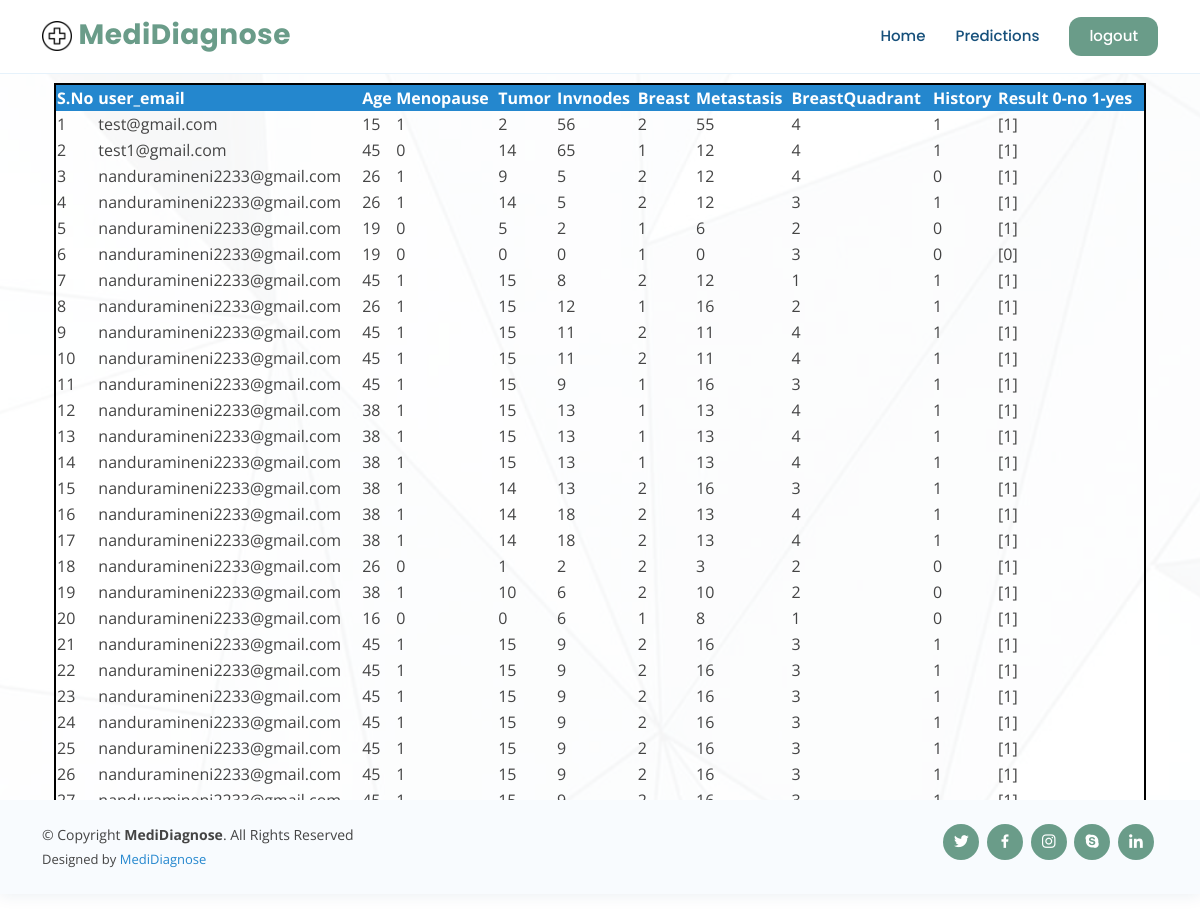
Page /adminsbdpResults/ on the committed database.
### Paruluserapp/models.py (models this page shows)
class bdpmodel(models.Model):
    age = models.CharField(max_length=100)
    menopause  = models.CharField(max_length=100)
    Tumor = models.CharField(max_length=100)
    InvNodes = models.CharField(max_length=100)
    Breast = models.CharField(max_length=100)
    Metastasis = models.CharField(max_length=100)
    BreastQuadrant = models.CharField(max_length=100)
    History = models.CharField(max_length=100)
    user_email = models.CharField(max_length=100)
    custom_predictions = models.CharField(max_length=100)

### Paruladminapp/views.py (the view)
# urls.py: path('adminsbdpResults/', paruladmins.adminsbdpResults, name="adminsbdpResults"),
def adminsbdpResults(request):
    data = bdpmodel.objects.all()
    return render(request, "admin/bdpresults.html", {'data': data})

### assets/templates/admin/bdpresults.html
{% extends 'admin/adminbase.html' %}
{% load static %}
{% block contents %}
<section id="contact" class="contact">
    <div class="container"  data-aos="fade-up">
        <div class="section-title">
            <h2>Breast disease Prediction</h2>
            </div>
            <div class="col-md-12">
             <table style="border-collapse: collapse; width: 100%; border: 2px solid #000;">
                    <thead>
                    <tr style="background-color: #2487ce; color: #fff;">
                        <th scope="col">S.No</th>
                        <th scope="col">user_email</th>
                        <th scope="col">Age</th>
                        <th scope="col">Menopause</th>
                        <th scope="col">Tumor</th>
                        <th scope="col">Invnodes</th>
                        <th scope="col">Breast</th>
                        <th scope="col">Metastasis</th>
                        <th scope="col">BreastQuadrant</th>
                        <th scope="col">History</th>
                        <th scope="col">Result 0-no 1-yes</th>
                    </tr>
                    </thead>
                    <tbody>
                    {% for i in data %}
                    <tr scope="row">
                        <td>{{forloop.counter}}</td>
                        <td>{{i.user_email}}</td>
                        <td>{{i.age}}</td>
                        <td>{{i.menopause}}</td>
                        <td>{{i.Tumor}}</td>
                        <td>{{i.InvNodes}}</td>
                        <td>{{i.Breast}}</td>
                        <td>{{i.Metastasis}}</td>
                        <td>{{i.BreastQuadrant}}</td>
                        <td>{{i.History}}</td>
                        <td>{{i.custom_predictions}}</td>
                    </tr>
                    {% endfor %}
                    </tbody>
                </table>
            </div>
    </div>
</section>
{% endblock %}

### assets/static/css/style.css (style rules this page uses)
body { font-family: "Open Sans", sans-serif; color: #444444; }
h1, h2, h3, h4, h5, h6 { font-family: "Raleway", sans-serif; }
#hero .container { z-index: 2; }
section { padding: 80px 0; overflow: hidden; }
.section-title { text-align: center; padding-bottom: 30px; }
.section-title h2 { font-size: 32px; font-weight: bold; text-transform: uppercase; margin-bottom: 20px; padding-bottom: 0; color: #124265; }
.section-title h2 { font-size: 28px; color: #333; margin-bottom: 20px; }

### rows in the picture
bdpmodel: user_email "test@gmail.com", age "15", menopause "1", Tumor "2", InvNodes "56", Breast "2", Metastasis "55", BreastQuadrant "4", History "1", custom_predictions "[1]"
bdpmodel: user_email "test1@gmail.com", age "45", menopause "0", Tumor "14", InvNodes "65", Breast "1", Metastasis "12", BreastQuadrant "4", History "1", custom_predictions "[1]"
bdpmodel: user_email "nanduramineni2233@gmail.com", age "26", menopause "1", Tumor "9", InvNodes "5", Breast "2", Metastasis "12", BreastQuadrant "4", History "0", custom_predictions "[1]"
bdpmodel: user_email "nanduramineni2233@gmail.com", age "26", menopause "1", Tumor "14", InvNodes "5", Breast "2", Metastasis "12", BreastQuadrant "3", History "1", custom_predictions "[1]"
bdpmodel: user_email "nanduramineni2233@gmail.com", age "19", menopause "0", Tumor "5", InvNodes "2", Breast "1", Metastasis "6", BreastQuadrant "2", History "0", custom_predictions "[1]"
bdpmodel: user_email "nanduramineni2233@gmail.com", age "19", menopause "0", Tumor "0", InvNodes "0", Breast "1", Metastasis "0", BreastQuadrant "3", History "0", custom_predictions "[0]"
bdpmodel: user_email "nanduramineni2233@gmail.com", age "45", menopause "1", Tumor "15", InvNodes "8", Breast "2", Metastasis "12", BreastQuadrant "1", History "1", custom_predictions "[1]"
bdpmodel: user_email "nanduramineni2233@gmail.com", age "26", menopause "1", Tumor "15", InvNodes "12", Breast "1", Metastasis "16", BreastQuadrant "2", History "1", custom_predictions "[1]"
bdpmodel: user_email "nanduramineni2233@gmail.com", age "45", menopause "1", Tumor "15", InvNodes "11", Breast "2", Metastasis "11", BreastQuadrant "4", History "1", custom_predictions "[1]"
bdpmodel: user_email "nanduramineni2233@gmail.com", age "45", menopause "1", Tumor "15", InvNodes "11", Breast "2", Metastasis "11", BreastQuadrant "4", History "1", custom_predictions "[1]"
bdpmodel: user_email "nanduramineni2233@gmail.com", age "45", menopause "1", Tumor "15", InvNodes "9", Breast "1", Metastasis "16", BreastQuadrant "3", History "1", custom_predictions "[1]"
bdpmodel: user_email "nanduramineni2233@gmail.com", age "38", menopause "1", Tumor "15", InvNodes "13", Breast "1", Metastasis "13", BreastQuadrant "4", History "1", custom_predictions "[1]"
bdpmodel: user_email "nanduramineni2233@gmail.com", age "38", menopause "1", Tumor "15", InvNodes "13", Breast "1", Metastasis "13", BreastQuadrant "4", History "1", custom_predictions "[1]"
bdpmodel: user_email "nanduramineni2233@gmail.com", age "38", menopause "1", Tumor "15", InvNodes "13", Breast "1", Metastasis "13", BreastQuadrant "4", History "1", custom_predictions "[1]"
bdpmodel: user_email "nanduramineni2233@gmail.com", age "38", menopause "1", Tumor "14", InvNodes "13", Breast "2", Metastasis "16", BreastQuadrant "3", History "1", custom_predictions "[1]"
bdpmodel: user_email "nanduramineni2233@gmail.com", age "38", menopause "1", Tumor "14", InvNodes "18", Breast "2", Metastasis "13", BreastQuadrant "4", History "1", custom_predictions "[1]"
bdpmodel: user_email "nanduramineni2233@gmail.com", age "38", menopause "1", Tumor "14", InvNodes "18", Breast "2", Metastasis "13", BreastQuadrant "4", History "1", custom_predictions "[1]"
bdpmodel: user_email "nanduramineni2233@gmail.com", age "26", menopause "0", Tumor "1", InvNodes "2", Breast "2", Metastasis "3", BreastQuadrant "2", History "0", custom_predictions "[1]"
bdpmodel: user_email "nanduramineni2233@gmail.com", age "38", menopause "1", Tumor "10", InvNodes "6", Breast "2", Metastasis "10", BreastQuadrant "2", History "0", custom_predictions "[1]"
bdpmodel: user_email "nanduramineni2233@gmail.com", age "16", menopause "0", Tumor "0", InvNodes "6", Breast "1", Metastasis "8", BreastQuadrant "1", History "0", custom_predictions "[1]"
bdpmodel: user_email "nanduramineni2233@gmail.com", age "45", menopause "1", Tumor "15", InvNodes "9", Breast "2", Metastasis "16", BreastQuadrant "3", History "1", custom_predictions "[1]"
bdpmodel: user_email "nanduramineni2233@gmail.com", age "45", menopause "1", Tumor "15", InvNodes "9", Breast "2", Metastasis "16", BreastQuadrant "3", History "1", custom_predictions "[1]"
bdpmodel: user_email "nanduramineni2233@gmail.com", age "45", menopause "1", Tumor "15", InvNodes "9", Breast "2", Metastasis "16", BreastQuadrant "3", History "1", custom_predictions "[1]"
bdpmodel: user_email "nanduramineni2233@gmail.com", age "45", menopause "1", Tumor "15", InvNodes "9", Breast "2", Metastasis "16", BreastQuadrant "3", History "1", custom_predictions "[1]"
bdpmodel: user_email "nanduramineni2233@gmail.com", age "45", menopause "1", Tumor "15", InvNodes "9", Breast "2", Metastasis "16", BreastQuadrant "3", History "1", custom_predictions "[1]"
bdpmodel: user_email "nanduramineni2233@gmail.com", age "45", menopause "1", Tumor "15", InvNodes "9", Breast "2", Metastasis "16", BreastQuadrant "3", History "1", custom_predictions "[1]"
